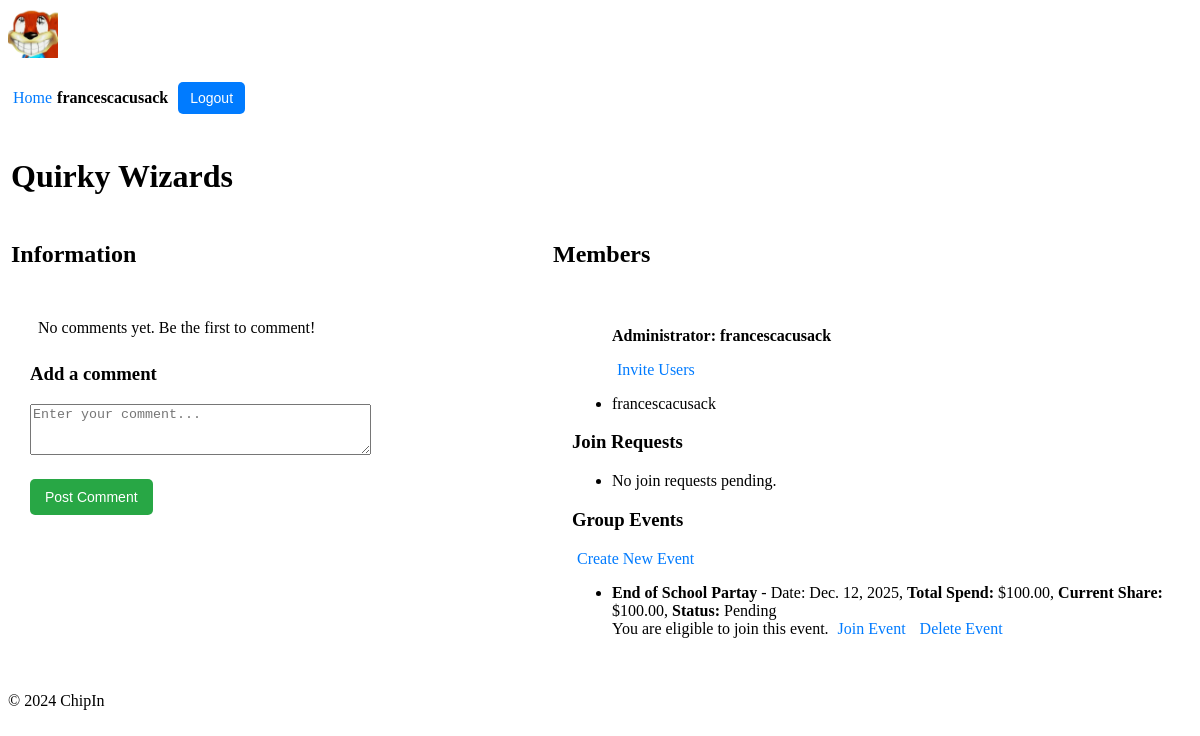
The page /chipin/group/3/ (signed in) on the database as committed earlier.
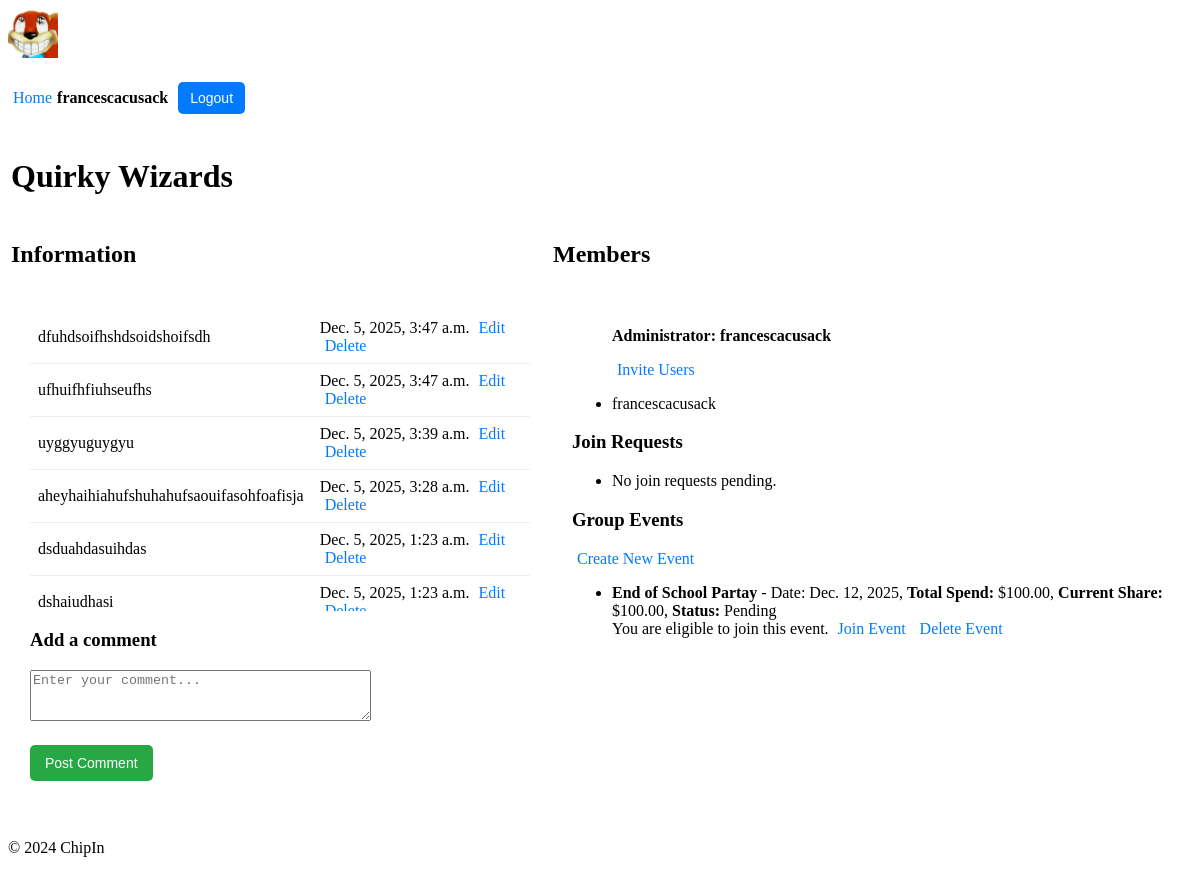
The same page on the database as committed later.
### users/models.py (models this page shows, shortened)
class Profile(models.Model):
    user = models.OneToOneField(User, on_delete=models.CASCADE, related_name="profile")
    nickname = models.CharField(max_length=30, unique=True)
    max_spend = models.DecimalField(max_digits=10, decimal_places=2, default=100.00)  # Max spend for each event
    balance = models.DecimalField(max_digits=10, decimal_places=2, default=100.00)  # User's current balance

### chipin/models.py (models this page shows, shortened)
class Group(models.Model):
    name = models.CharField(max_length=100)
    admin = models.ForeignKey(User, related_name='admin_groups', on_delete=models.CASCADE)
    members = models.ManyToManyField(User, related_name='group_memberships', blank=True)
    invited_users = models.ManyToManyField(User, related_name='pending_invitations', blank=True)

class Event(models.Model):
    name = models.CharField(max_length=100)
    date = models.DateField()
    total_spend = models.DecimalField(max_digits=10, decimal_places=2)
    status = models.CharField(max_length=20, default='Pending')  # Can be 'Pending' or 'Active' OR 'Archived'
    group = models.ForeignKey(Group, related_name='events', on_delete=models.CASCADE)
    members = models.ManyToManyField(User, related_name='event_memberships', blank=True)
    def calculate_share(self):
        members_count = self.group.members.count()
        if members_count == 0:
            return 0
        return self.total_spend / members_count

class Comment(models.Model):
    user = models.ForeignKey(User, on_delete=models.CASCADE)  # User who posted the comment
    group = models.ForeignKey(Group, related_name='comments', on_delete=models.CASCADE)  # Group associated with the comment
    content = models.TextField()  # The comment content
    created_at = models.DateTimeField(auto_now_add=True)  # Timestamp when the comment was posted
    updated_at = models.DateTimeField(auto_now=True)  # Timestamp for the latest update

### chipin/views.py (the view)
# urls.py: path('group/<int:group_id>/', views.group_detail, name='group_detail'),
@login_required
def group_detail(request, group_id, edit_comment_id=None):
    group = get_object_or_404(Group, id=group_id)
    comments = group.comments.all().order_by('-created_at')  # Fetch all comments for the group
    events = group.events.all()  # Fetch all events associated with the group
    if edit_comment_id: # Fetch the comment to edit, if edit_comment_id is provided
        comment_to_edit = get_object_or_404(Comment, id=edit_comment_id)
        if comment_to_edit.user != request.user:
            return redirect('chipin:group_detail', group_id=group.id)
    else:
        comment_to_edit = None
    if request.method == 'POST':
        if comment_to_edit: # Editing an existing comment
            form = CommentForm(request.POST, instance=comment_to_edit)
        else: # Adding a new comment
            form = CommentForm(request.POST)
        if form.is_valid():
            comment = form.save(commit=False)
            comment.user = request.user
            comment.group = group
            comment.save()
            return redirect('chipin:group_detail', group_id=group.id)
    else:
        form = CommentForm(instance=comment_to_edit) if comment_to_edit else CommentForm()
    event_share_info = {}
    for event in events:
        event_share = event.calculate_share()
        user_eligible = request.user.profile.max_spend >= event_share
        user_has_joined = request.user in event.members.all()  # Check if the user has already joined the event
        event_share_info[event] = {
            'share': event_share,
            'eligible': user_eligible,
            'status': event.status,
            'joined': user_has_joined
        }
    return render(request, 'chipin/group_detail.html', {
        'group': group,
        'comments': comments,
        'form': form,
        'comment_to_edit': comment_to_edit,
        'events': events,
        'event_share_info': event_share_info,
    })

### chipin/forms.py (shortened to what this page needs)
class CommentForm(forms.ModelForm):
    class Meta:
        model = Comment
        fields = ['content']
        widgets = {
            'content': forms.Textarea(attrs={'rows': 3, 'placeholder': 'Enter your comment...'})
        }

### chipin/context_processors.py (called while the page is built)
def user_profile(request):
    if request.user.is_authenticated:
        try:
            return {'nickname': request.user.profile.nickname}
        except Profile.DoesNotExist:
            return {'nickname': request.user.username}  # Fallback to username if no profile exists
    return {}

### chipin/templates/chipin/group_detail.html (shortened to what this page needs)
{% extends 'chipin/base.html' %}
{% block content %}
<table style="width:100%">
<tr><td colspan=2><h1>{{ group.name }}</h1></td></tr>
<tr>
<td><h2>Information</h2></td>
<td><h2>Members</h2></td>
</tr>
<tr>
<td style="vertical-align: top; width:500px; padding:20px">
  <div class="comments-section">
    <div style="max-height: 300px; overflow-y: auto; margin-bottom: 16px;">
        <table style="border-collapse: collapse; width: 100%;">
            <tbody>
                {% for comment in comments %}
                    <tr>
                        <td style="padding: 8px; border-bottom: 1px solid #eee;">
                            {{ comment.content }} {{ comment.user.profile.nickanme }}
                        </td>
                        <td style="padding: 8px; border-bottom: 1px solid #eee;">
                            {{ comment.created_at }}
                            {% if comment.user == request.user or request.user == group.admin %}
                                <a href="{% url 'chipin:edit_comment' group.id comment.id %}">Edit</a>
                                <a href="{% url 'chipin:delete_comment' comment.id %}" onclick="return confirm('Are you sure?')">Delete</a>
                            {% endif %}
                        </td>
                    </tr>
                {% empty %}
                    <tr>
                        <td colspan="3" style="padding: 8px;">
                            No comments yet. Be the first to comment!
                        </td>
                    </tr>
                {% endfor %}
            </tbody>
        </table>
    </div>
    <h3>{% if comment_to_edit %}Edit Comment{% else %}Add a comment{% endif %}</h3>
    <form method="POST">
        <div class="form-group">
            {{ form.content }}
        </div>
        <button type="submit">{% if comment_to_edit %}Save Comment{% else %}Post Comment{% endif %}</button>
    </form>
  </div>
</td>
<td style="vertical-align: top; padding:20px">
  <ul>
      <p><strong>Administrator: {{ group.admin.profile.nickname }}</strong></p>
      {% if request.user == group.admin %}
        <a href="{% url 'chipin:invite_users' group.id %}">Invite Users</a>
      {% endif %}
  </ul>
  <ul>
    {% for member in group.members.all %}
      <li>{{ member.profile.nickname }}</li>
    {% empty %}
      <li>No members yet.</li>
    {% endfor %}
  </ul>
  {% if request.user in group.members.all %}
    <h3>Join Requests</h3>
    <ul>
      {% for jr in group.join_requests.all %}
        <li>
          {{ jr.user.profile.nickname }} has requested to join.
          {% if jr.user not in group.members.all and jr.user != group.admin %}
            <a href="{% url 'chipin:vote_on_join_request' group.id jr.id 'approve' %}">Approve</a>
            <a href="{% url 'chipin:vote_on_join_request' group.id jr.id 'reject' %}">Reject</a>
          {% endif %}
        </li>
      {% empty %}
        <li>No join requests pending.</li>
      {% endfor %}
    </ul>
  {% endif %}
    <h3>Group Events</h3>
    {% if request.user == group.admin %}
        <a href="{% url 'chipin:create_event' group.id %}" class="btn btn-primary">Create New Event</a>
    {% endif %}
    <ul>
        {% for event, info in event_share_info.items %}
            <li>
                <strong>{{ event.name }}</strong> - Date: {{ event.date }},
                <strong>Total Spend:</strong> ${{ event.total_spend }},
                <strong>Current Share:</strong> ${{ info.share }},
                <strong>Status:</strong> <span class="event-status">{{ info.status }}</span><br>
                {% if info.joined %}
                    <span class="joined">You have already joined this event.</span>
                    <a href="{% url 'chipin:leave_event' group.id event.id %}" class="btn btn-warning" onclick="return confirm('Are you sure you want to leave this event?');">Leave Event</a>
                {% else %}
                    {% if info.eligible %}
                        <span class="eligible">You are eligible to join this event.</span>
                        <a href="{% url 'chipin:join_event' group.id event.id %}" class="btn btn-success">Join Event</a>
                    {% else %}
                        <span class="waiting-room">You are in the waiting room for this event. Increase your balance or wait for more members to join.</span>
                    {% endif %}
                {% endif %}
                {% if request.user == group.admin %}
                    <a href="{% url 'chipin:delete_event' group.id event.id %}" class="btn btn-danger" onclick="return confirm('Are you sure you want to delete this event?');">Delete Event</a>
                {% endif %}
            </li>
        {% endfor %}
    </ul>
</td>
</tr></table>
{% endblock %}

### chipin/templates/chipin/base.html (shortened to what this page needs)
{% load static %}
<!DOCTYPE html>
<html lang="en">
<head>
    <link rel="stylesheet" href="{% static 'chipin/styles.css' %}">
</head>
<body>
    <header>
        <div class="logo">
            <img src="{% static 'chipin/logo_90.jpg' %}" alt="ChipIn Logo">
        </div>
        <div class="user-info">
            {% if request.user.is_authenticated %}
                <a href="{% url 'chipin:home' %}">Home</a> <span>{{ request.user.profile.nickname }}</span>
                <form action="{% url 'users:logout' %}" method="post">
                    <button type="submit">Logout</button>
                </form>
            {% else %}
                <a href="{% url 'users:login' %}">Login</a> <a href="{% url 'users:register' %}">Register</a>
            {% endif %}
        </div>
    </header>
    <main>
        {% block content %}
        {% endblock %}
    </main>
    <footer>
        <p>&copy; 2024 ChipIn</p>
    </footer>
</body>
</html>

### chipin/static/chipin/styles.css (style rules this page uses)
.logo img { max-height: 50px; }
.user-info { display: flex; align-items: center; font-size: 16px; }
.user-info span { margin-right: 10px; font-weight: bold; }
.user-info button { background-color: #007BFF; color: white; border: none; padding: 8px 12px; cursor: pointer; border-radius: 5px; font-size: 14px; }
button { background-color: #28a745; color: white; border: none; padding: 10px 15px; cursor: pointer; border-radius: 5px; font-size: 14px; margin-top: 20px; margin-bottom: 20px; }
a { color: #007BFF; text-decoration: none; padding: 5px }

Rows that differ between the two databases and show on the page:
added Comment: content "dfuhdsoifhshdsoidshoifsdh", created_at "Dec. 5, 2025, 3:47 a.m.", shows "Edit"
added Comment: content "ufhuifhfiuhseufhs", created_at "Dec. 5, 2025, 3:47 a.m.", shows "Edit"
added Comment: content "uyggyuguygyu", created_at "Dec. 5, 2025, 3:39 a.m.", shows "Edit"
added Comment: content "aheyhaihiahufshuhahufsaouifasohfoafisja", created_at "Dec. 5, 2025, 3:28 a.m.", shows "Edit"
added Comment: content "dsduahdasuihdas", created_at "Dec. 5, 2025, 1:23 a.m.", shows "Edit"
added Comment: content "dshaiudhasi", created_at "Dec. 5, 2025, 1:23 a.m.", shows "Edit"
Other text that changed with them:
text no longer shown: "No comments yet. Be the first to comment!"
